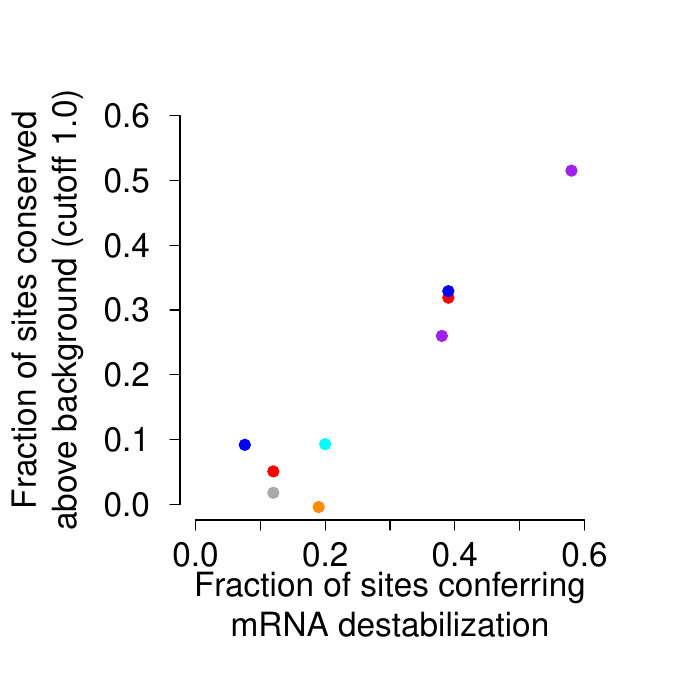

The script that saved this image:
(X1=read.delim("Fig2G_fractions.txt", row.names=1))

"Fraction repressed is computed in ../Fig1/Fig1_cdfs.R for 5' UTR and 3' UTR sites"

pdf("Fig2G.pdf")
par(mar=c(9,9,5,5), mgp = c(5, 1.5, 0))
plot(X1, cex.axis=2, cex.lab=2, bty="n", xlab="Fraction of sites conferring\nmRNA destabilization", 
ylab="Fraction of sites conserved\nabove background (cutoff 1.0)", pch=19, xlim=c(0, 0.6), ylim=c(0, 0.6), 
col = c("purple", "red", "blue", "cyan", "darkgrey","darkorange","purple", "red", "blue"), las=1, cex=1.5)
dev.off()
